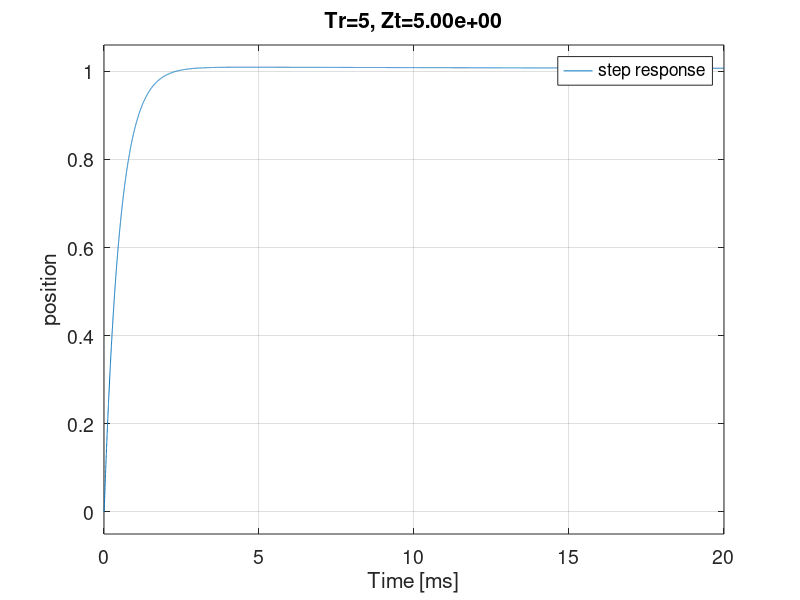

This figure's MATLAB source:
pkg load control;
close all;
clear all;

t = 0.005;
tr = input("INPUT;tr=")
zt = input("INPUT;zt=")

Kt = 0.6;
J = 0.003;
Kp = J/(Kt*tr^2);
Kd = 2*zt*tr*Kp;
Kp
Kd

sysmotor = tf([Kt],[J,0,0]);
sysmotor
sysKp = tf(Kp);
sysKp
sysKd = tf([Kd,0],[t,1]);
sysKd
sysA = sysmotor * (sysKp + sysKd);
fbA = sysA / (sysA + 1);

set(0,'defaultAxesFontSize',14);
set(0,'defaultTextFontSize',20);
step(fbA);
xlabel("Time [ms]");
ylabel("position");
name = ["Tr=", mat2str(tr), ", Zt=", num2str(zt, '%.2e')];
title(strcat(name));
legend("step response");
print -dpdf "file.pdf";

